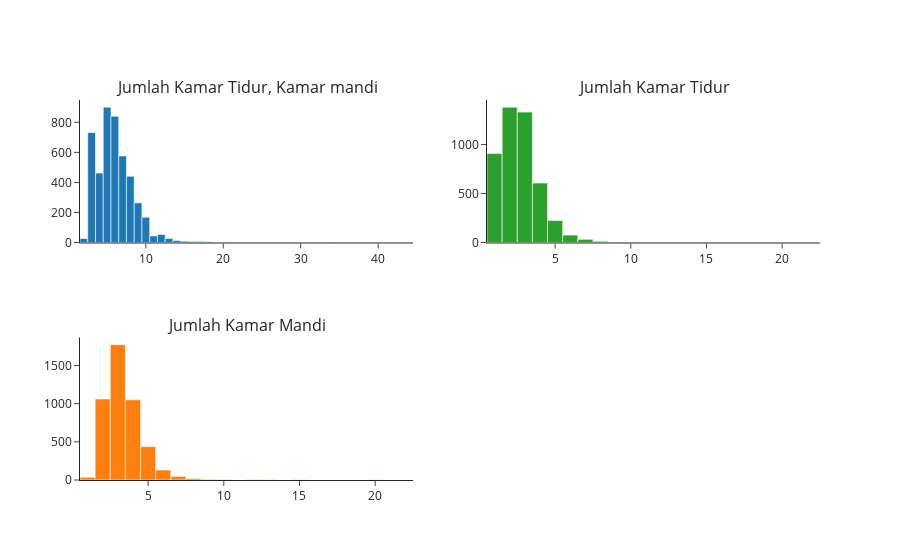

Notebook code for this chart:
### Code cell
cp_df['TM'] = cp_df['km-tidur'] + cp_df['km-mandi']
fig = make_subplots(rows=2, cols=2, specs=[[{'type':'xy'}, {'type':'xy'}],[{'type':'xy'}, None]], subplot_titles=("Jumlah Kamar Tidur, Kamar mandi", "Jumlah Kamar Tidur", "Jumlah Kamar Mandi"))

fig.add_trace(go.Histogram(x = cp_df["TM"],name="TM"),row=1, col=1)
fig.add_trace(go.Histogram(x = df["km-tidur"] ,name="Kamar Tidur"),row=2, col=1)
fig.add_trace(go.Histogram(x = df["km-mandi"] ,name="Kamar Mandi"),row=1, col=2)

fig.update_layout(showlegend=False, title_x=.5)

fig.show()

### Figure 1 — Plotly figure (JSON) as saved in the notebook; plotly's stock layout.template omitted (floating-point values rounded to 4 significant figures; data arrays with more than 128 entries replaced by an {"elided": "..."} marker saying what was removed)
{"data": [{"name": "TM", "type": "histogram", "x": {"elided": "4590 int values"}, "xaxis": "x", "yaxis": "y"}, {"name": "Kamar Tidur", "type": "histogram", "x": {"elided": "4590 int values"}, "xaxis": "x3", "yaxis": "y3"}, {"name": "Kamar Mandi", "type": "histogram", "x": {"elided": "4590 int values"}, "xaxis": "x2", "yaxis": "y2"}], "layout": {"annotations": [{"font": {"size": 16}, "showarrow": false, "text": "Jumlah Kamar Tidur, Kamar mandi", "x": 0.225, "xanchor": "center", "xref": "paper", "y": 1, "yanchor": "bottom", "yref": "paper"}, {"font": {"size": 16}, "showarrow": false, "text": "Jumlah Kamar Tidur", "x": 0.775, "xanchor": "center", "xref": "paper", "y": 1, "yanchor": "bottom", "yref": "paper"}, {"font": {"size": 16}, "showarrow": false, "text": "Jumlah Kamar Mandi", "x": 0.225, "xanchor": "center", "xref": "paper", "y": 0.375, "yanchor": "bottom", "yref": "paper"}], "showlegend": false, "title": {"x": 0.5}, "xaxis": {"anchor": "y", "domain": [0, 0.45]}, "xaxis2": {"anchor": "y2", "domain": [0.55, 1]}, "xaxis3": {"anchor": "y3", "domain": [0, 0.45]}, "yaxis": {"anchor": "x", "domain": [0.625, 1]}, "yaxis2": {"anchor": "x2", "domain": [0.625, 1]}, "yaxis3": {"anchor": "x3", "domain": [0, 0.375]}}}
